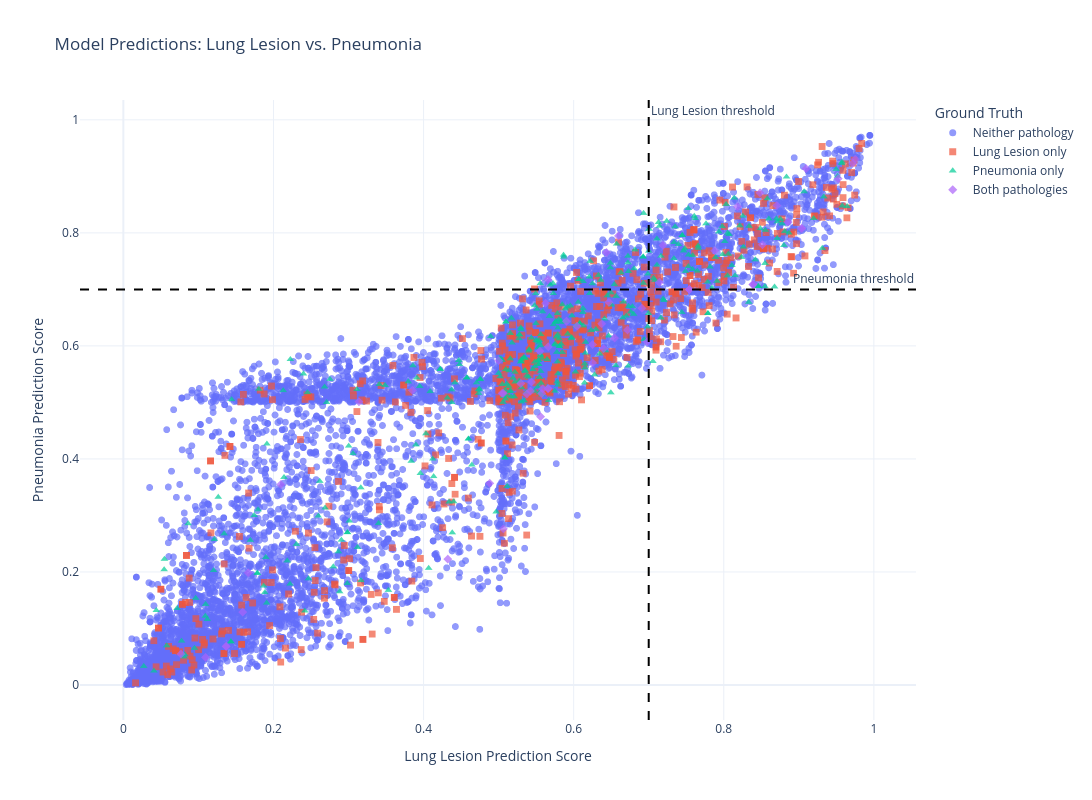

The cell this chart's notebook holds for it:
### Code cell
show_correlation_scatter_plot("Lung Lesion", "Pneumonia", ground_truth_df, predictions_df)

### Figure 1 — Plotly figure (JSON) as saved in the notebook; plotly's stock layout.template omitted (floating-point values rounded to 4 significant figures; data arrays with more than 128 entries replaced by an {"elided": "..."} marker saying what was removed)
{"data": [{"customdata": {"elided": "8951x1 int values"}, "hovertemplate": "Actual Labels=Neither pathology<br>Lung Lesion Prediction Score=%{x}<br>Pneumonia Prediction Score=%{y}<br>Image Index=%{customdata[0]}<extra></extra>", "legendgroup": "Neither pathology", "marker": {"color": "#636EFA", "opacity": 0.7, "size": 7, "symbol": "circle"}, "mode": "markers", "name": "Neither pathology", "showlegend": true, "type": "scattergl", "x": {"elided": "8951 float values"}, "xaxis": "x", "y": {"elided": "8951 float values"}, "yaxis": "y"}, {"customdata": {"elided": "610x1 int values"}, "hovertemplate": "Actual Labels=Lung Lesion only<br>Lung Lesion Prediction Score=%{x}<br>Pneumonia Prediction Score=%{y}<br>Image Index=%{customdata[0]}<extra></extra>", "legendgroup": "Lung Lesion only", "marker": {"color": "#EF553B", "opacity": 0.7, "size": 7, "symbol": "square"}, "mode": "markers", "name": "Lung Lesion only", "showlegend": true, "type": "scattergl", "x": {"elided": "610 float values"}, "xaxis": "x", "y": {"elided": "610 float values"}, "yaxis": "y"}, {"customdata": {"elided": "379x1 int values"}, "hovertemplate": "Actual Labels=Pneumonia only<br>Lung Lesion Prediction Score=%{x}<br>Pneumonia Prediction Score=%{y}<br>Image Index=%{customdata[0]}<extra></extra>", "legendgroup": "Pneumonia only", "marker": {"color": "#00CC96", "opacity": 0.7, "size": 7, "symbol": "triangle-up"}, "mode": "markers", "name": "Pneumonia only", "showlegend": true, "type": "scattergl", "x": {"elided": "379 float values"}, "xaxis": "x", "y": {"elided": "379 float values"}, "yaxis": "y"}, {"customdata": [[110], [293], [366], [378], [644], [678], [930], [968], [1093], [1172], [1384], [1385], [1674], [1919], [1927], [1959], [1973], [2575], [2764], [2793], [2851], [3017], [3342], [3415], [3458], [3461], [3475], [3570], [3618], [3650], [3682], [3903], [4488], [4862], [4934], [5157], [5808], [5966], [6310], [6639], [6643], [6746], [7046], [7337], [7513], [7612], [7927], [8258], [8303], [8366], [8532], [8687], [8805], [8950], [9174], [9262], [9336], [9685], [9786], [9815]], "hovertemplate": "Actual Labels=Both pathologies<br>Lung Lesion Prediction Score=%{x}<br>Pneumonia Prediction Score=%{y}<br>Image Index=%{customdata[0]}<extra></extra>", "legendgroup": "Both pathologies", "marker": {"color": "#AB63FA", "opacity": 0.7, "size": 7, "symbol": "diamond"}, "mode": "markers", "name": "Both pathologies", "showlegend": true, "type": "scattergl", "x": [0.159, 0.07668, 0.788, 0.7542, 0.5424, 0.8389, 0.5658, 0.6251, 0.6045, 0.9037, 0.8183, 0.2098, 0.385, 0.8483, 0.9718, 0.555, 0.5559, 0.6545, 0.6717, 0.8515, 0.9037, 0.1369, 0.5587, 0.9524, 0.6596, 0.1664, 0.6253, 0.6469, 0.5047, 0.6437, 0.1369, 0.5659, 0.5001, 0.5662, 0.7542, 0.64, 0.7143, 0.6374, 0.1095, 0.5904, 0.698, 0.5659, 0.3139, 0.7542, 0.5575, 0.5062, 0.9752, 0.5296, 0.719, 0.4882, 0.5063, 0.8857, 0.4323, 0.5626, 0.8707, 0.5377, 0.9096, 0.5438, 0.8389, 0.6909], "xaxis": "x", "y": [0.129, 0.05471, 0.7683, 0.6998, 0.5201, 0.7086, 0.7174, 0.6024, 0.6348, 0.8079, 0.8463, 0.3548, 0.5215, 0.8708, 0.923, 0.5907, 0.4748, 0.6139, 0.6282, 0.7789, 0.8079, 0.06835, 0.5241, 0.8959, 0.7946, 0.1986, 0.5699, 0.6772, 0.5161, 0.7653, 0.06835, 0.5245, 0.5739, 0.5984, 0.6998, 0.5952, 0.7124, 0.6392, 0.0489, 0.6435, 0.6074, 0.5245, 0.5012, 0.6998, 0.5158, 0.5163, 0.9302, 0.5335, 0.7778, 0.3569, 0.2763, 0.8191, 0.2228, 0.6756, 0.8483, 0.5151, 0.9137, 0.536, 0.7086, 0.6667], "yaxis": "y"}], "layout": {"annotations": [{"showarrow": false, "text": "Pneumonia threshold", "x": 1, "xanchor": "right", "xref": "x domain", "y": 0.7, "yanchor": "bottom", "yref": "y"}, {"showarrow": false, "text": "Lung Lesion threshold", "x": 0.7, "xanchor": "left", "xref": "x", "y": 1, "yanchor": "top", "yref": "y domain"}], "height": 800, "legend": {"title": {"text": "Ground Truth"}, "tracegroupgap": 0}, "shapes": [{"line": {"color": "black", "dash": "dash"}, "type": "line", "x0": 0, "x1": 1, "xref": "x domain", "y0": 0.7, "y1": 0.7, "yref": "y"}, {"line": {"color": "black", "dash": "dash"}, "type": "line", "x0": 0.7, "x1": 0.7, "xref": "x", "y0": 0, "y1": 1, "yref": "y domain"}], "title": {"text": "Model Predictions: Lung Lesion vs. Pneumonia"}, "width": 1100, "xaxis": {"anchor": "y", "domain": [0, 1], "title": {"text": "Lung Lesion Prediction Score"}}, "yaxis": {"anchor": "x", "domain": [0, 1], "title": {"text": "Pneumonia Prediction Score"}}}}
